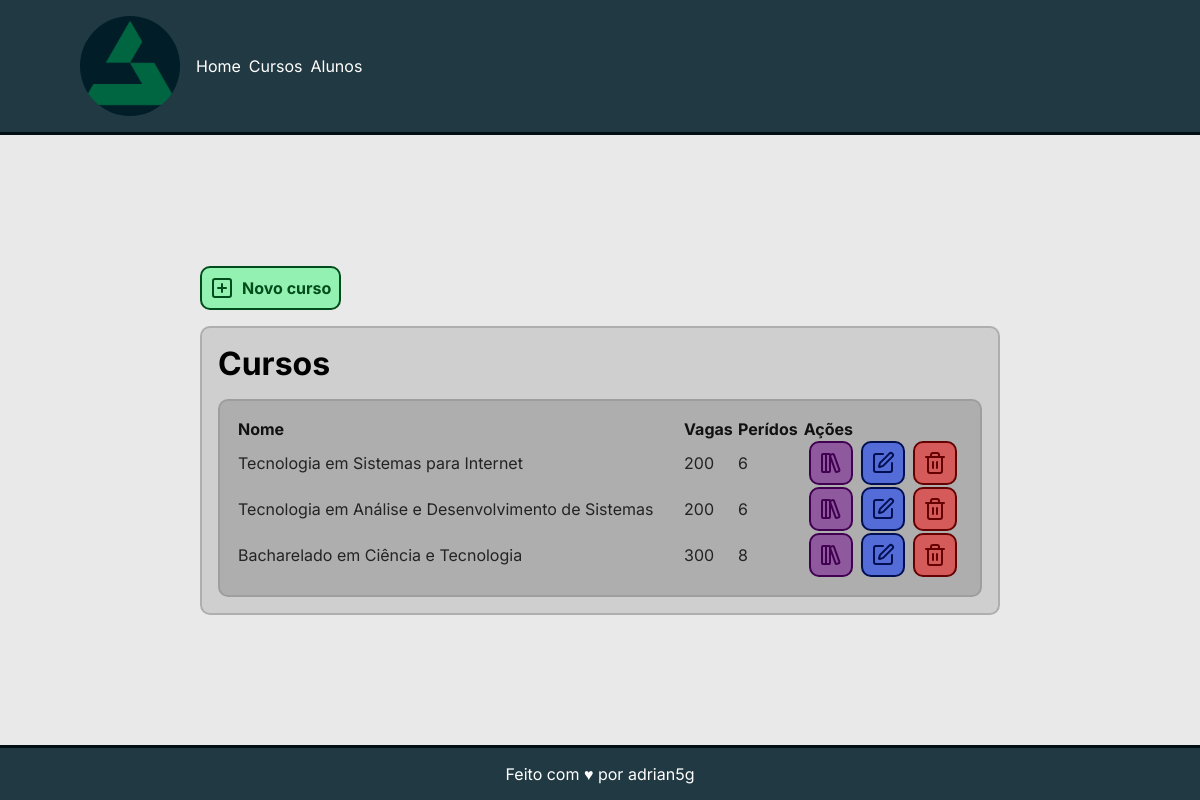
Screenshot of /listar_cursos with the database file from the repository.
### core/models.py (models this page shows, shortened)
class Curso(models.Model):
    nome = models.CharField('Nome', max_length=300)
    vagas = models.IntegerField('Vagas')
    periodos = models.IntegerField('Perídos')

### core/views.py (the view)
# urls.py: path('listar_cursos', listar_cursos, name='listar_cursos')
def listar_cursos(request):
    cursos = Curso.objects.all()
    context = {
        'cursos': cursos
    }
    return render(request, 'cursos/listar_cursos.html', context)

### core/templates/cursos/listar_cursos.html
{% extends 'base.html' %} {% block conteudo %}
<div class="container">
  <div class="botoes">
    <a class="btn" href="{% url 'cadastrar_curso' %}">
      <i data-lucide="square-plus"></i>
      <p>Novo curso</p>
    </a>
  </div>
  <div class="quadro">
    <h1>Cursos</h1>
    <table>
      <tr>
        <th>Nome</th>
        <th>Vagas</th>
        <th>Perídos</th>
        <th>Ações</th>
      </tr>
      {% for curso in cursos %}
      <tr>
        <td><p>{{curso.nome}}</p></td>
        <td><p>{{curso.vagas}}</p></td>
        <td><p>{{curso.periodos}}</p></td>
        <td>
          <div>
            <a class="btn btn--purple" href="{% url 'listar_disciplinas' curso.id %}">
              <i data-lucide="library-big"></i>
            </a>
            <a class="btn btn--blue" href="{% url 'editar_curso' curso.id %}">
              <i data-lucide="square-pen"></i>
            </a>
            <a class="btn btn--red" href="{% url 'remover_curso' curso.id %}">
              <i data-lucide="trash-2"></i>
            </a>
          </div>
        </td>
      </tr>
      {% endfor %}
    </table>
  </div>
</div>
{% endblock %}

### core/static/styles.css (style rules this page uses)
* { padding: 0; margin: 0; box-sizing: border-box; font-family: Inter, Arial, Helvetica, sans-serif; }
a { text-decoration: none; color: white; }
body { display: flex; flex-direction: column; justify-content: space-between; min-height: 100dvh; background-color: #e9e9e9; }
.btn { --btn-text: #004c1a; --btn-bg: #01ff555e; display: flex; align-items: center; width: fit-content; gap: 0.5rem; font-weight: bold; color: var(--btn-text); background-color: var(--btn-bg); padding: 0.5rem; border-radius: 10px; border: 2px solid var(--btn-text); transition: 500ms; cursor: pointer; }
.btn--red { --btn-text: #660000; --btn-bg: #ff00007a; }
.btn--blue { --btn-text: #000f51; --btn-bg: #002fff84; }
.btn--purple { --btn-text: #410052; --btn-bg: #6d008b7d; }
.container { margin-top: 5rem; width: 800px; margin-inline: auto; display: flex; flex-direction: column; gap: 1rem; }
.quadro { background-color: #cfcfcf; border: solid 2px #aeaeae; padding: 1rem; border-radius: 10px; display: flex; flex-direction: column; gap: 1rem; }
.botoes { display: flex; gap: 1rem; width: 100%; }
table { background-color: #aeaeae; color: #232323; border: solid 2px #9e9e9e; border-radius: 10px; padding: 1rem; }
th { text-align: start; color: #111111; }
td > div { display: flex; gap: 0.5rem; align-items: center; justify-content: center; }

### rows the page displays
Curso: nome "Tecnologia em Sistemas para Internet", vagas "200", periodos "6"
Curso: nome "Tecnologia em Análise e Desenvolvimento de Sistemas", vagas "200", periodos "6"
Curso: nome "Bacharelado em Ciência e Tecnologia", vagas "300", periodos "8"
